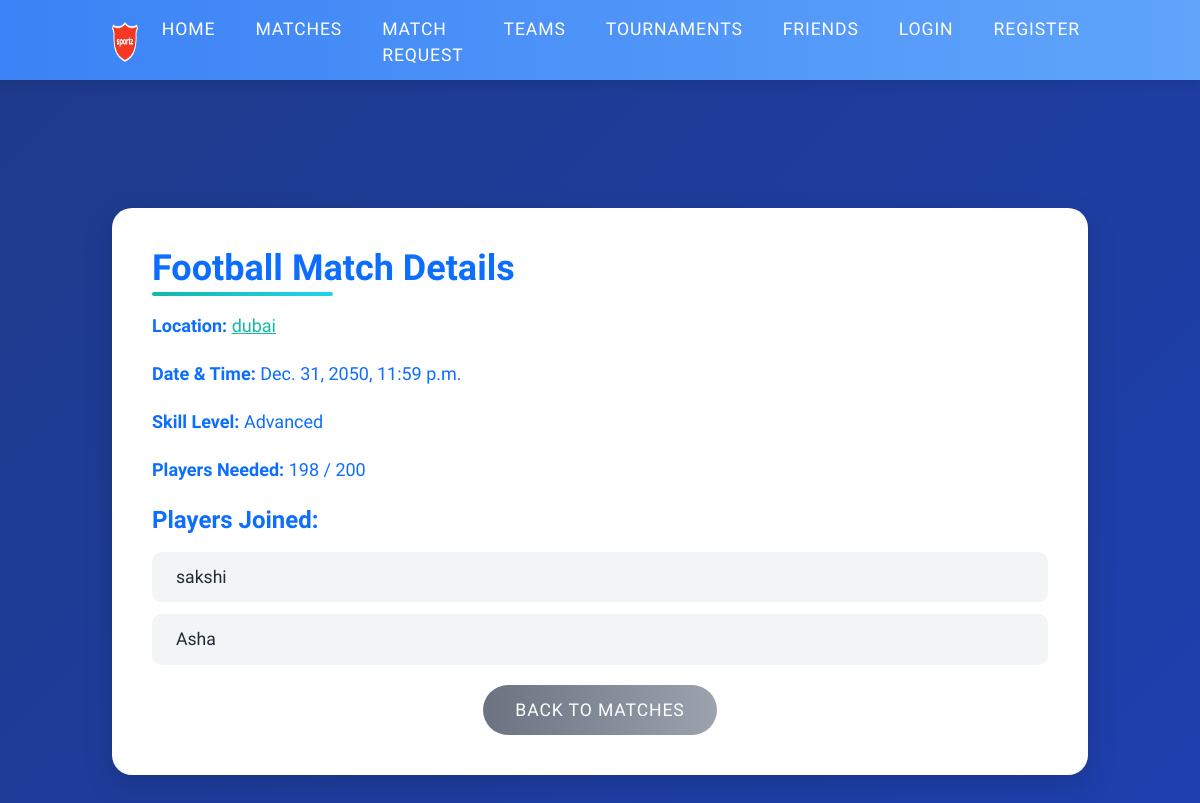
Page /matches/6/ on the committed database.
### Localsports/models.py (models this page shows, shortened)
class MatchRequest(models.Model):
    SPORT_CHOICES = [
        ('Football', 'Football'),
        ('Basketball', 'Basketball'),
        ('Tennis', 'Tennis'),
        ('Badminton', 'Badminton'),
        ('Cricket', 'Cricket'),
    ]
    SKILL_LEVEL_CHOICES = [
        ('Beginner', 'Beginner'),
        ('Intermediate', 'Intermediate'),
        ('Advanced', 'Advanced'),
    ]
    user = models.ForeignKey(User, on_delete=models.CASCADE, related_name="match_requests")
    sport_type = models.CharField(max_length=50, choices=SPORT_CHOICES,default='Football')
    location = models.CharField(max_length=100)
    latitude = models.FloatField(null=True, blank=True)  # New field
    longitude = models.FloatField(null=True, blank=True)
    date_time = models.DateTimeField(null=True, blank=True)
    skill_level = models.CharField(max_length=20, choices=SKILL_LEVEL_CHOICES,default='Beginner')
    players_needed = models.PositiveIntegerField(default=2)
    accepted_by = models.ManyToManyField(User, related_name="joined_matches", blank=True)
    created_by = models.ForeignKey(User, on_delete=models.CASCADE, related_name="matches", null=True, blank=True)
    created_at = models.DateTimeField(auto_now_add=True)
    def players_remaining(self):
        return max(0, self.players_needed - self.accepted_by.count())

### Localsports/views.py (the view)
# urls.py: path('matches/<int:match_id>/', views.match_details, name='match_details'),
def match_details(request, match_id):
    match = get_object_or_404(MatchRequest, id=match_id)
    return render(request, 'matches/match_details.html', {'match': match})

### templates/matches/match_details.html (shortened to what this page needs)
{% load static %}
<!DOCTYPE html>
<html lang="en">
<head>
    <link href="https://cdn.jsdelivr.net/npm/bootstrap@5.3.0/dist/css/bootstrap.min.css" rel="stylesheet">
    <link href="https://cdn.jsdelivr.net/npm/tailwindcss@2.2.19/dist/tailwind.min.css" rel="stylesheet">
    <link rel="stylesheet" href="{% static 'aos.css' %}">
</head>
<body>
    <div class="site-wrap">
        {% include "navbar.html" %}
        <div class="content">
            <div class="container mx-auto px-4 py-12" data-aos="fade-up" data-aos-duration="800">
                <div class="match-card">
                    <h2 class="match-title text-4xl font-bold text-primary">{{ match.sport_type }} Match Details</h2>
                    <div class="space-y-5">
                        <p class="text-lg text-primary"><strong class="font-semibold">Location:</strong>
                            <span class="clickable-location" onclick="window.open('https://www.google.com/maps?q={{ match.latitude|default:match.location|urlencode }},{{ match.longitude|default:match.location|urlencode }}', '_blank');">
                                {{ match.location }}
                            </span>
                        </p>
                        <p class="text-lg text-primary"><strong class="font-semibold">Date & Time:</strong> {{ match.date_time }}</p>
                        <p class="text-lg text-primary"><strong class="font-semibold">Skill Level:</strong> {{ match.skill_level }}</p>
                        <p class="text-lg text-primary"><strong class="font-semibold">Players Needed:</strong> {{ match.players_remaining }} / {{ match.players_needed }}</p>
                        {% if match.accepted_by.count > 0 %}
                            <div>
                                <h3 class="text-2xl font-semibold mb-3 text-primary">Players Joined:</h3>
                                <ul class="player-list">
                                    {% for player in match.accepted_by.all %}
                                        <li>{{ player.username }}</li>
                                    {% endfor %}
                                </ul>
                            </div>
                        {% else %}
                            <p class="text-lg text-gray-600">No players have joined yet.</p>
                        {% endif %}
                        <div class="mt-8 flex justify-center space-x-4">
                            <a href="{% url 'match_list' %}" class="btn-secondary-gradient">Back to Matches</a>
                        </div>
                    </div>
                </div>
            </div>
        </div>
    </div>
</body>
</html>

### templates/matches/match_details.html (style rules this page uses)
body { background: linear-gradient(135deg, #1e3a8a, #1e40af); background-size: cover; background-attachment: fixed; min-height: 100vh; margin: 0; padding: 0; font-family: 'Mukta', sans-serif; color: #fff; font-weight: 300; font-size: 1.1rem; }
.content { padding-top: 80px; }
.match-card { background: #ffffff; border-radius: 20px; box-shadow: 0 10px 30px rgba(0, 0, 0, 0.15); padding: 2.5rem; transition: all 0.3s ease-in-out; }
.match-title { position: relative; display: inline-block; margin-bottom: 1.5rem; }
.match-title::after { content: ''; position: absolute; width: 50%; height: 4px; bottom: -8px; left: 0; background: linear-gradient(90deg, #14b8a6, #22d3ee); border-radius: 2px; }
.btn-secondary-gradient { background: linear-gradient(90deg, #6b7280, #9ca3af); color: #fff; border: none; padding: 0.75rem 2rem; border-radius: 50px; font-weight: 500; text-transform: uppercase; letter-spacing: 0.05em; transition: all 0.3s ease-in-out; }
.player-list { list-style: none; padding-left: 0; }
.player-list li { background: #f3f4f6; color: #1f2937; padding: 0.75rem 1.5rem; margin-bottom: 0.75rem; border-radius: 10px; transition: all 0.3s ease-in-out; }
.text-primary { color: #1f2937; }
.clickable-location { color: #14b8a6; text-decoration: underline; cursor: pointer; transition: color 0.3s ease-in-out; }

### templates/navbar.html (style rules this page uses)
body { background-size: cover; background-position: center; background-repeat: no-repeat; background-attachment: fixed; min-height: 100vh; margin: 0; padding-top: 80px; font-family: 'Mukta', sans-serif; color: #fff; font-weight: 300; font-size: 1.1rem; }

### rows in the picture
MatchRequest: sport_type "Football", location "dubai", date_time "Dec. 31, 2050, 11:59 p.m.", skill_level "Advanced", players_remaining "198", players_needed "200"

### other values in the picture
{{ player.username }} "sakshi"
{{ player.username }} "Asha"
